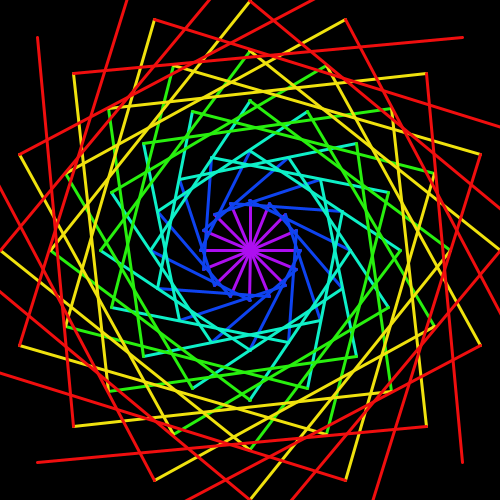
Frame 1 (no input)
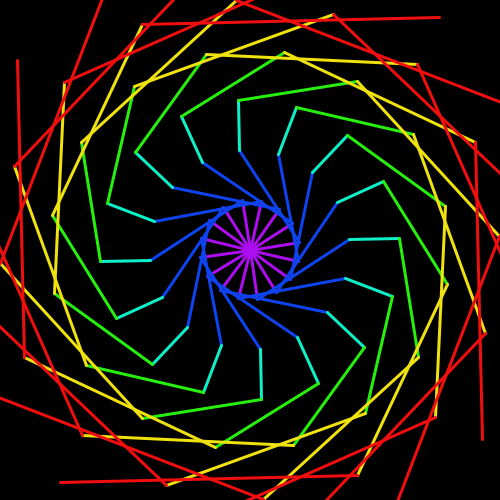
Frame 60 (the mouse pressed at the canvas centre just before this capture)
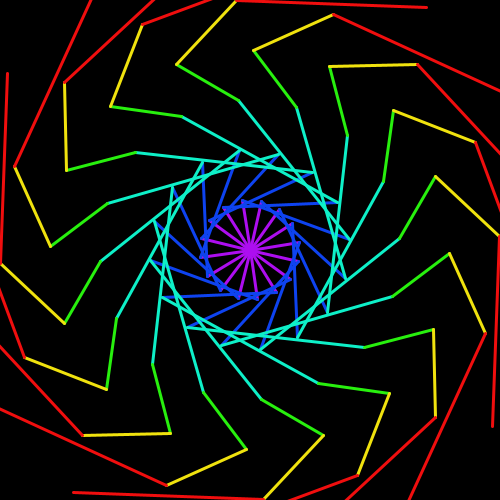
Frame 120 (the mouse held since frame 60 and released just before this capture)

The Processing sketch that drew these frames (run headless with seeded random() and noise(); from frame 60 on, the mouse is pressed at the canvas centre):

// Processing sketch: processing_157440
// ── processing_157440.pde

float angle;
void setup(){
  size(500,500);
  colorMode(HSB);
  noFill();
  strokeWeight(3);
}
void draw(){
  background(0);
  fill(255);
  ellipse(250,250,8,8);
  noFill();
  translate(250,250);
 //ellipse(0,0,100,100);
 //ellipse(0,0,200,200);
  for (float j=0; j<6; j++){
  for (float i=0; i<TWO_PI; i+=PI/8){
    stroke(200-j*40,240,240);
  line(j*50*cos(angle/(j+1)-PI/2+i),j*50*sin(angle/(j+1)-PI/2+i),(j+1)*50*cos(angle/(j+2)+i),(j+1)*50*sin(angle/(j+2)+i));
  }
  }
  stroke(100);
  angle+=PI/10;
 }
